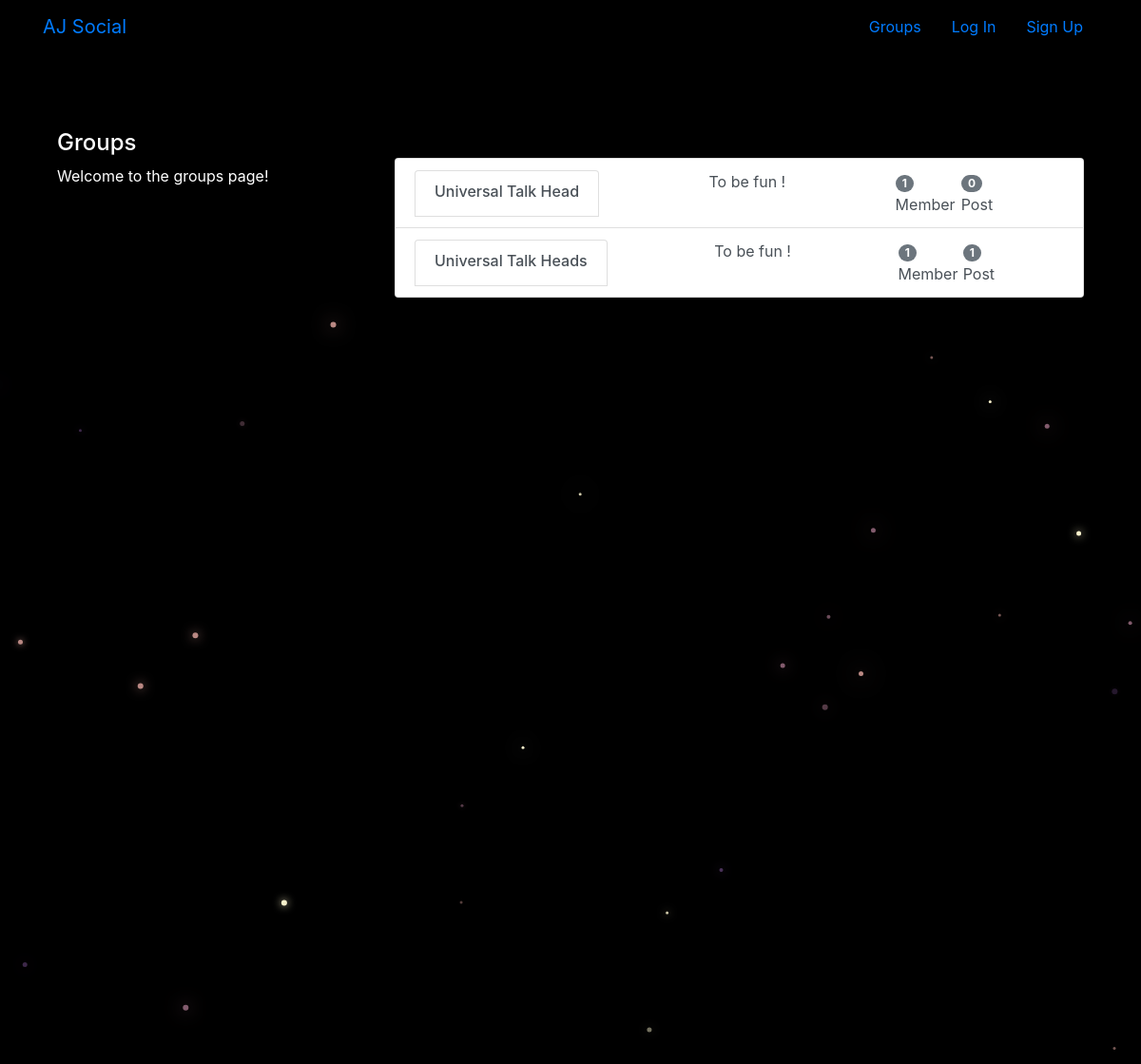
The page /groups/ on the database as committed earlier.
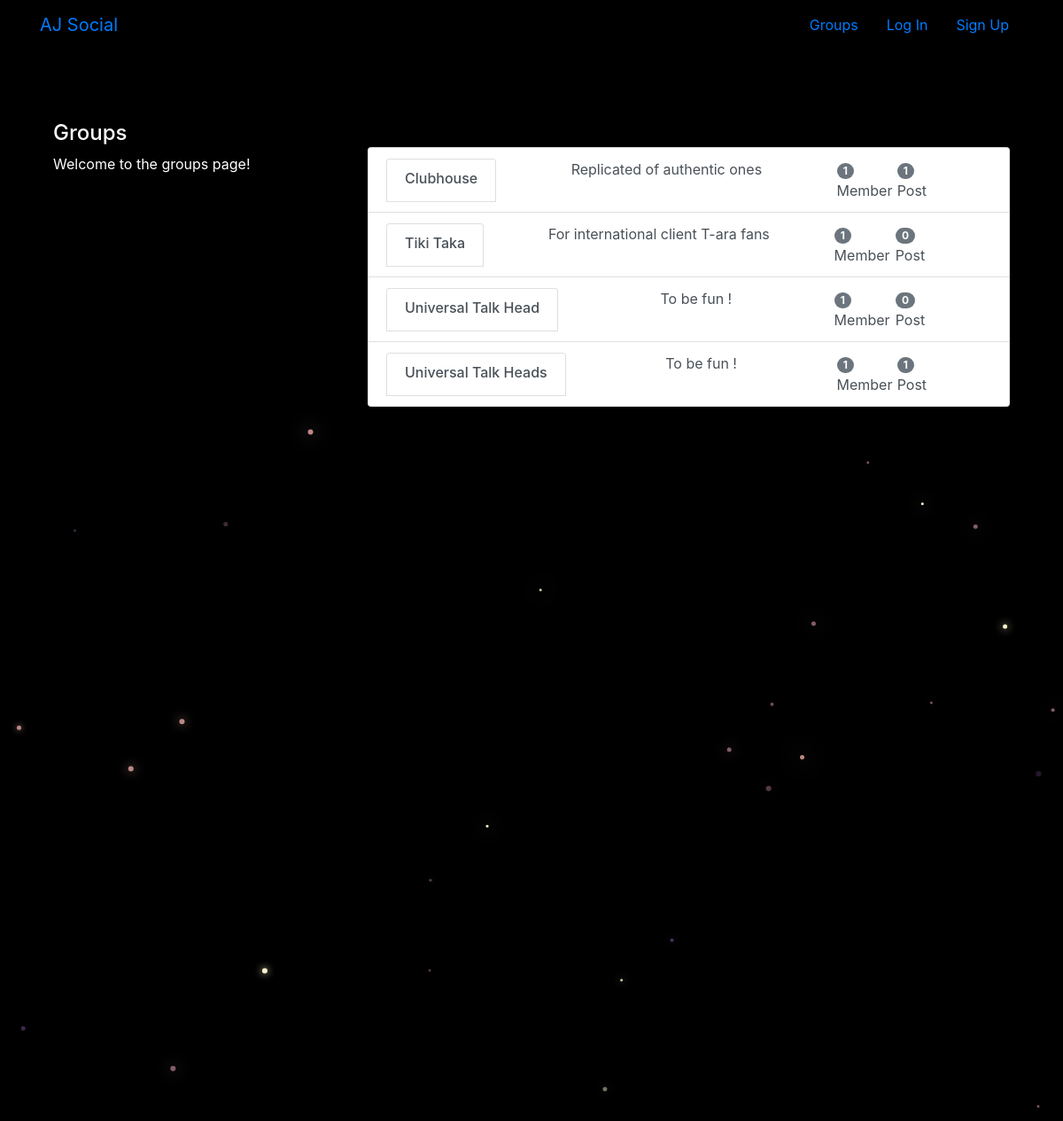
The same page on the database as committed later.
### groups/models.py (models this page shows, shortened)
class Group(models.Model):
	name = models.CharField(max_length=255, unique=True)
	slug = models.SlugField(allow_unicode=True, unique=True)
	description = models.TextField(blank=True, default='')
	description_html = models.TextField(editable=False, default='', blank=True)
	members = models.ManyToManyField(User, through='GroupMember')
	'''
	A "slug" is a way of generating a valid URL, generally using data already obtained.
	For instance, a slug uses the title of an article to generate a URL. I advise to generate the slug
	by means of a function, given the title (or another piece of data), rather than setting it manually.
	'''
	class Meta():
		ordering = ['name']

### groups/views.py (the view)
# urls.py: path('', views.ListGroups.as_view(), name='all'),
class ListGroups(generic.ListView):
	model = Group

### groups/templates/groups/group_list.html (shortened to what this page needs)
{% extends 'groups/group_base.html' %}
{% block pregroup %}
	<div class="col-md-4">
		<div class="content">
			<div class="group-welcome">
				<h4> Groups </h4>
				<p> Welcome to the groups page! </p>
			</div>
		</div>
	</div>
{% endblock %}
{% block group_content %}
	<div class="col-md-8 list-group">
		<div class="list-group">
			{% for group in object_list %}
			<a href="{% url 'groups:single' slug=group.slug %}" class="list-group-item list-group-item-action">
				<div class="d-flex w-100 justify-content-between">
					<h6 class="title list-group-item"> {{group.name}} </h6>
					{{ group.description_html|safe }}
					<div class="row">
						<div class="col-md-4">
							<span class="badge badge-secondary badge-pill"> {{ group.members.count }} </span>
							Member{{ group.members.counnt|pluralize }}
						</div>
						<div class="col-md-4">
							<span class="badge badge-secondary badge-pill"> {{ group.posts.count }} </span>
							Post{{ group.posts.counnt|pluralize }}
						</div>
					</div>
				</div>
			</a>
			{% endfor %}
		</div>
	</div>
{% endblock %}

### groups/templates/groups/group_base.html (shortened to what this page needs)
{% extends 'base.html' %}
{% block content %}
<div class="container">
	<div class="row">
		{% block pregroup %} {% endblock %}
		{% block group_content %} {% endblock %}
	</div>
</div>
{% endblock %}

### templates/base.html (shortened to what this page needs)
<!doctype html>
{% load static %}
<html lang="en">
<head>
	<link rel="stylesheet" href="https://stackpath.bootstrapcdn.com/bootstrap/4.3.1/css/bootstrap.min.css"
>
	<link rel="stylesheet" href="https://cdn.jsdelivr.net/npm/bootstrap-icons@1.7.1/font/bootstrap-icons.css">
	<link rel="stylesheet" href="{% static 'simplesocial/css/master.css' %}">
</head>
<body>
	<nav class="navbar mynav" role="navigation" id="navbar">
		<div class="container">
			<a class="navbar-brand mynav" href="{% url 'home' %}"> AJ Social </a>
			<ul class="nav justify-content-end">
				{% if user.is_authenticated %}
					<li class="nav-item"><a class="nav-link" href="{% url 'posts:create' %}"> Post </a></li>
					<li class="nav-item"><a class="nav-link" href="{% url 'groups:all' %}"> Groups </a></li>
					<li class="nav-item"><a class="nav-link" href="{% url 'groups:create' %}"> Creat Group </a></li>
					<li class="nav-item"><a class="nav-link" href="{% url 'accounts:logout' %}"> Log Out </a></li>
				{% else %}
					<li class="nav-item"><a class="nav-link" href="{% url 'groups:all' %}"> Groups </a></li>
					<li class="nav-item"><a class="nav-link" href="{% url 'accounts:login' %}"> Log In </a></li>
					<li class="nav-item"><a class="nav-link" href="{% url 'accounts:signup' %}"> Sign Up </a></li>
				{% endif %}
			</ul>
		</div>
	</nav>
	<div class="container mycontent">
		{% block content %}
		{% endblock %}
	</div>
	<canvas id="canvas"></canvas>
</body>
</html>

### static/simplesocial/css/master.css (style rules this page uses)
body { margin: 0; overflow: hidden; background-color: black; color:white; }
.group-welcome { margin-top: 30px; }
#navbar { margin-bottom: 50px; }
.col-md-8 { margin-top: 60px; }

Rows that differ between the two databases and show on the page:
added Group: name "Clubhouse", description_html "Replicated of authentic ones", members.count "1", posts.count "1"
added Group: name "Tiki Taka", description_html "For international client T-ara fans", members.count "1", posts.count "0"
